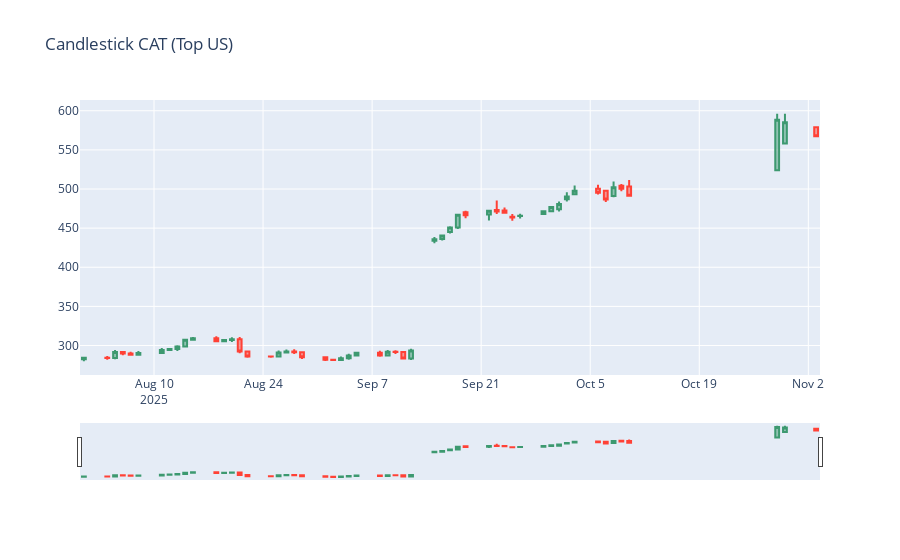
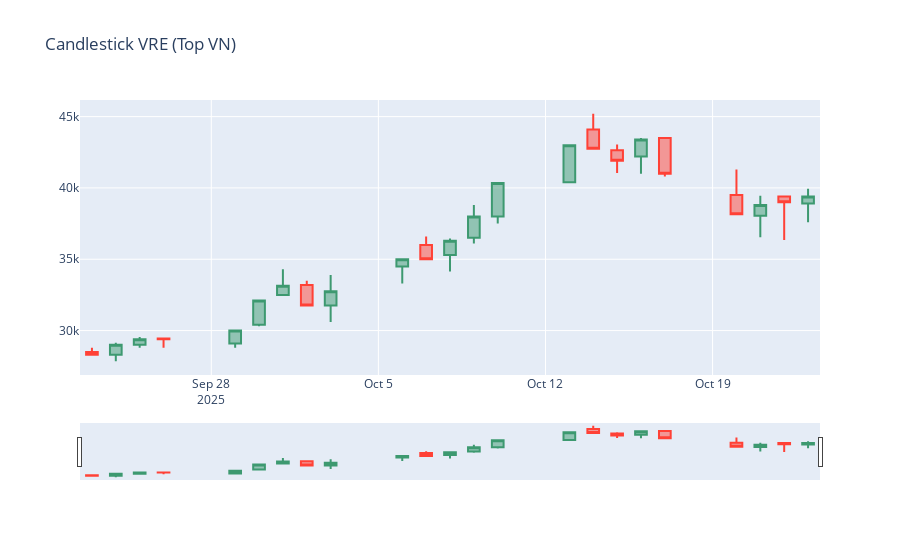

The cell these charts' notebook holds for them, in order:
### Code cell
# 🔍 6. CANDLESTICK ANALYSIS (Top performer mỗi thị trường)
def get_candlestick_data(symbol, market_type):
    if market_type == 'Thị trường Mỹ':
        source_filter = "source IN ('finnhub', 'alphavantage', 'polygon')"
    else:
        source_filter = "source = 'yahoo'"
    
    query = f"""
    SELECT date, open_price, high_price, low_price, close_price, volume, daily_return
    FROM stocks.stocks_daily_all
    WHERE symbol = '{symbol}' AND {source_filter}
    ORDER BY date
    """
    return pd.read_sql(query, conn)

# Tìm top performer mỗi thị trường
top_us = df_top_gainers[df_top_gainers['market'] == 'Thị trường Mỹ'].iloc[0]['symbol']
top_vn = df_top_gainers[df_top_gainers['market'] == 'Thị trường Việt Nam'].iloc[0]['symbol']

print(f"📊 CANDLESTICK ANALYSIS:")
print(f"• Top US: {top_us}")
print(f"• Top VN: {top_vn}")

# Candlestick cho top US
df_us_candle = get_candlestick_data(top_us, 'Thị trường Mỹ')
if not df_us_candle.empty:
    fig = go.Figure(data=go.Candlestick(
        x=df_us_candle['date'],
        open=df_us_candle['open_price'],
        high=df_us_candle['high_price'],
        low=df_us_candle['low_price'],
        close=df_us_candle['close_price'],
        name=top_us
    ))
    fig.update_layout(title=f'Candlestick {top_us} (Top US)', height=400)
    fig.show()

# Candlestick cho top VN
df_vn_candle = get_candlestick_data(top_vn, 'Thị trường Việt Nam')
if not df_vn_candle.empty:
    fig = go.Figure(data=go.Candlestick(
        x=df_vn_candle['date'],
        open=df_vn_candle['open_price'],
        high=df_vn_candle['high_price'],
        low=df_vn_candle['low_price'],
        close=df_vn_candle['close_price'],
        name=top_vn
    ))
    fig.update_layout(title=f'Candlestick {top_vn} (Top VN)', height=400)
    fig.show()

### Figure 1 — Plotly figure (JSON) as saved in the notebook; plotly's stock layout.template omitted (floating-point values rounded to 4 significant figures)
{"data": [{"close": [284.3, 284.1, 291.6, 289.7, 288.1, 290.5, 294.3, 295.6, 298.9, 307.2, 309.3, 305.5, 307.2, 308.0, 292.4, 285.9, 285.9, 291.0, 292.4, 291.4, 285.0, 281.8, 281.5, 283.7, 287.4, 290.7, 287.1, 292.0, 291.6, 283.3, 293.6, 435.9, 440.7, 450.7, 467.0, 466.5, 472.1, 471.3, 469.8, 463.7, 465.8, 471.6, 477.1, 480.8, 490.6, 497.9, 495.4, 486.7, 502.1, 500.4, 491.3, 588.7, 585.5, 567.4], "high": [284.6, 286.7, 294.1, 291.6, 291.9, 292.9, 296.8, 296.6, 300.3, 308.7, 310.8, 311.7, 307.8, 310.5, 310.9, 292.4, 285.9, 293.5, 294.8, 295.2, 292.6, 285.2, 281.8, 285.8, 289.5, 291.9, 293.4, 294.1, 293.8, 291.8, 295.9, 438.8, 440.8, 452.3, 467.7, 472.1, 473.2, 485.3, 476.5, 468.0, 468.4, 472.5, 477.4, 483.9, 496.0, 504.5, 505.6, 498.4, 509.5, 506.5, 511.5, 596.2, 596.2, 579.0], "low": [279.9, 281.6, 282.4, 287.7, 287.5, 287.6, 289.2, 293.0, 292.9, 298.8, 306.1, 305.3, 304.9, 304.4, 290.2, 284.4, 284.2, 285.1, 290.1, 289.3, 282.6, 280.0, 280.5, 280.1, 281.7, 286.9, 285.7, 286.0, 289.2, 282.1, 281.4, 430.6, 434.3, 443.0, 448.9, 462.7, 459.6, 468.2, 468.6, 459.6, 462.4, 467.5, 470.2, 471.1, 484.2, 492.5, 493.0, 483.5, 489.3, 497.1, 491.3, 524.0, 558.0, 567.0], "name": "CAT", "open": [282.3, 284.3, 284.1, 291.6, 289.7, 288.1, 290.5, 294.3, 295.6, 298.9, 307.2, 309.3, 305.5, 307.2, 308.0, 292.4, 285.9, 285.9, 291.0, 292.4, 291.4, 285.0, 281.8, 281.5, 283.7, 287.4, 290.7, 287.1, 292.0, 291.6, 283.3, 433.8, 436.1, 445.0, 451.0, 470.3, 467.3, 473.3, 472.7, 464.7, 465.5, 468.1, 471.6, 474.0, 486.9, 493.2, 500.4, 497.9, 491.0, 504.1, 503.1, 524.0, 558.2, 579.0], "type": "candlestick", "x": ["2025-08-01", "2025-08-04", "2025-08-05", "2025-08-06", "2025-08-07", "2025-08-08", "2025-08-11", "2025-08-12", "2025-08-13", "2025-08-14", "2025-08-15", "2025-08-18", "2025-08-19", "2025-08-20", "2025-08-21", "2025-08-22", "2025-08-25", "2025-08-26", "2025-08-27", "2025-08-28", "2025-08-29", "2025-09-01", "2025-09-02", "2025-09-03", "2025-09-04", "2025-09-05", "2025-09-08", "2025-09-09", "2025-09-10", "2025-09-11", "2025-09-12", "2025-09-15", "2025-09-16", "2025-09-17", "2025-09-18", "2025-09-19", "2025-09-22", "2025-09-23", "2025-09-24", "2025-09-25", "2025-09-26", "2025-09-29", "2025-09-30", "2025-10-01", "2025-10-02", "2025-10-03", "2025-10-06", "2025-10-07", "2025-10-08", "2025-10-09", "2025-10-10", "2025-10-29", "2025-10-30", "2025-11-03"]}], "layout": {"autosize": true, "title": {"text": "Candlestick CAT (Top US)"}, "xaxis": {"autorange": true, "range": ["2025-07-31 12:00", "2025-11-03 12:00"], "rangeslider": {"autorange": true, "range": ["2025-07-31 12:00", "2025-11-03 12:00"], "yaxis": {"_template": null, "rangemode": "match"}}, "type": "date"}, "yaxis": {"autorange": true, "range": [262.3, 613.8]}}}

### Figure 2 — Plotly figure (JSON) as saved in the notebook; plotly's stock layout.template omitted (floating-point values rounded to 4 significant figures)
{"data": [{"close": [28300.0, 29000.0, 29400.0, 29400.0, 30000.0, 32100.0, 33150.0, 31750.0, 32750.0, 35000.0, 35000.0, 36300.0, 38000.0, 40350.0, 43000.0, 42750.0, 41900.0, 43400.0, 41000.0, 38150.0, 38800.0, 39000.0, 39400.0], "high": [28800.0, 29150.0, 29550.0, 29450.0, 30050.0, 32100.0, 34300.0, 33500.0, 33900.0, 35000.0, 36600.0, 36450.0, 38800.0, 40400.0, 43000.0, 45200.0, 43050.0, 43500.0, 43550.0, 41300.0, 39450.0, 39400.0, 39950.0], "low": [28300.0, 27850.0, 28800.0, 28800.0, 28800.0, 30300.0, 32500.0, 31750.0, 30600.0, 33300.0, 35000.0, 34150.0, 36100.0, 37500.0, 40350.0, 42700.0, 41050.0, 41000.0, 40800.0, 38150.0, 36550.0, 36350.0, 37600.0], "name": "VRE", "open": [28500.0, 28300.0, 29000.0, 29450.0, 29100.0, 30400.0, 32500.0, 33200.0, 31750.0, 34500.0, 36000.0, 35300.0, 36500.0, 38000.0, 40400.0, 44100.0, 42650.0, 42200.0, 43500.0, 39500.0, 38050.0, 39400.0, 38900.0], "type": "candlestick", "x": ["2025-09-23", "2025-09-24", "2025-09-25", "2025-09-26", "2025-09-29", "2025-09-30", "2025-10-01", "2025-10-02", "2025-10-03", "2025-10-06", "2025-10-07", "2025-10-08", "2025-10-09", "2025-10-10", "2025-10-13", "2025-10-14", "2025-10-15", "2025-10-16", "2025-10-17", "2025-10-20", "2025-10-21", "2025-10-22", "2025-10-23"]}], "layout": {"autosize": true, "title": {"text": "Candlestick VRE (Top VN)"}, "xaxis": {"autorange": true, "range": ["2025-09-22 12:00", "2025-10-23 12:00"], "rangeslider": {"autorange": true, "range": ["2025-09-22 12:00", "2025-10-23 12:00"], "yaxis": {"_template": null, "rangemode": "match"}}, "type": "date"}, "yaxis": {"autorange": true, "range": [26890.0, 46160.0]}}}
